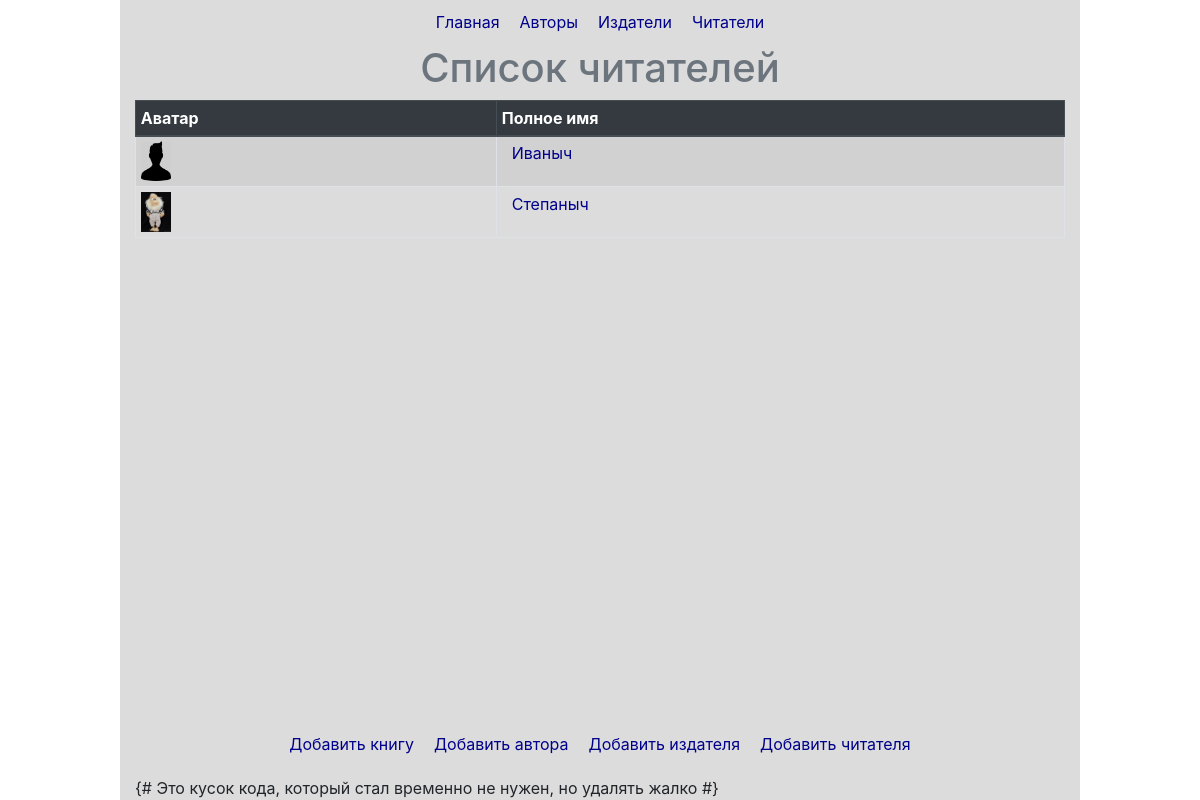
The page /p_library/readers on the database its author committed.
### p_library/models.py (models this page shows, shortened)
class Friend(models.Model):
    full_name = models.fields.CharField('Полное имя', max_length=100)
    cover = models.ImageField(upload_to='readers_covers', null=True, blank=True)
    class Meta:
        ordering = ['full_name']
        verbose_name = 'Друг-читатель'
        verbose_name_plural = 'Друзья-читатели'

### p_library/views.py (the view)
# urls.py: path('readers', views.ReadersView.as_view(), name='readers'),
class ReadersView(generic.ListView):
    model = Friend
    template_name = 'p_library/readers.html'
    context_object_name = 'readers'

### p_library/templates/p_library/readers.html
{% extends 'p_library/base.html' %}
{% block content %}
<h1 class="text-muted">Список читателей</h1>
{% if readers %}
<table class="table table-sm table-striped table-bordered table-hover">
    <thead class="thead-dark">
    <tr>
        <th>Аватар</th>
        <th title="Полное имя">Полное имя</th>
    </tr>
    </thead>
    <tbody>
    {% for reader in readers %}
    <tr>
        <td title="Фото">
            {% if reader.cover %}
            <img src="{{ reader.cover.url }}" alt="Обложка" width="30" height="40">
            {% else %}
            {% load static %}
            <img src="{% static 'user_avatar_default.png' %}" alt="Обложка" width="30" height="40">
            {% endif %}
        </td>
        <td><a href="{% url 'p_library:reader' reader.id %}">{{ reader.full_name }}</a></td>
    </tr>
    {% endfor %}
    </tbody>
</table>
{% else %}
<h2>Нет читателей</h2>
{% endif %}
{% endblock %}

### p_library/static/style/my_style.css (style rules this page uses)
a { margin: 0 10px; color: DarkBlue; }

### rows shown on the page
Friend: full_name "Иваныч"
Friend: cover (picture), full_name "Степаныч"
